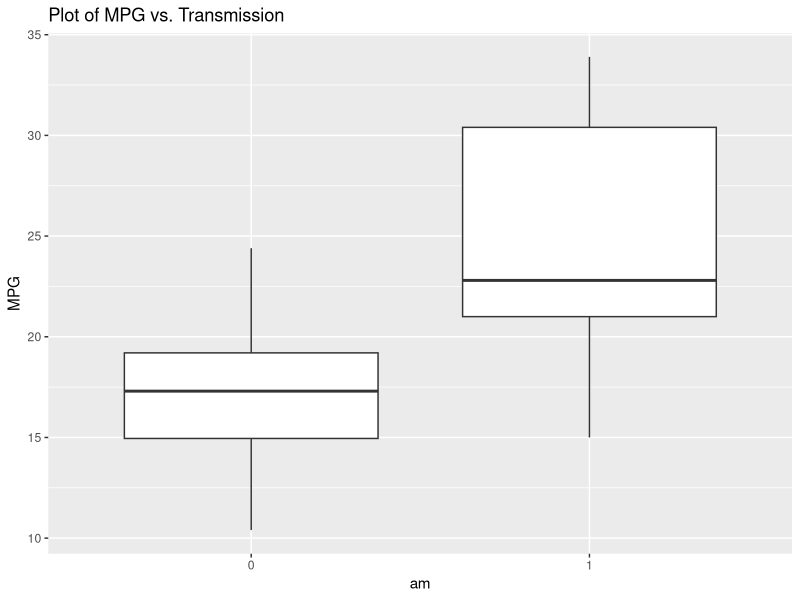
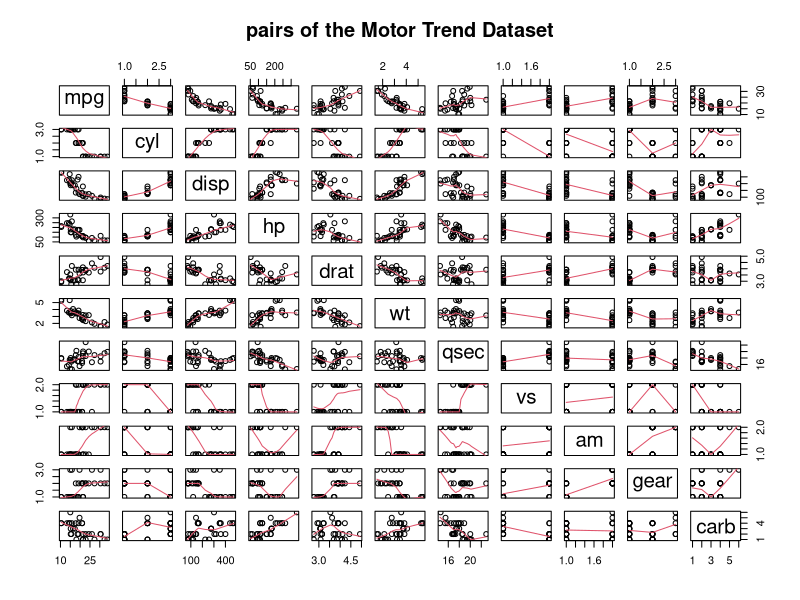
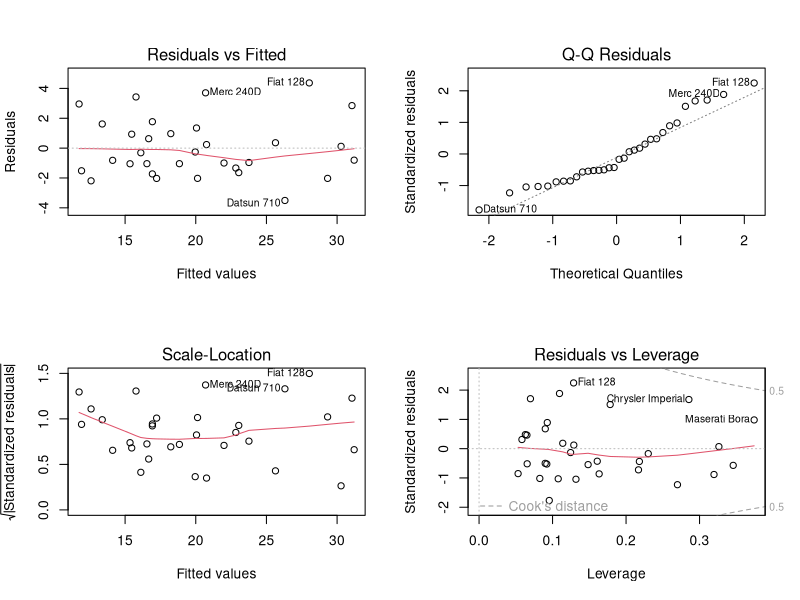

Write the R code that produced these figures, in order.
## ---- chunk 1
knitr::opts_chunk$set(echo = TRUE)
## ---- chunk 2
rm(list = ls())
# loading required packages
library(ggplot2)
## ---- chunk 3
data("mtcars")
head(mtcars, 2)
mtc <- mtcars
#convert the tyes of the required variables
mtc$am <- factor(mtc$am)
mtc$cyl <- factor(mtc$cyl)
mtc$vs <- factor(mtc$vs)
mtc$gear <- factor(mtc$gear)
mtc$carb <- factor(mtc$carb)
## ---- chunk 4
fit <- lm(mpg~am, data = mtc)
coef(summary(fit))
## ---- chunk 5
confint(fit)
## ---- chunk 6
fullfit <- lm(mpg~.,  data = mtc); summary(fullfit)
## ---- chunk 7
modelBest <- step(fullfit, k = log(nrow(mtc)), trace = F)
summary(modelBest)
## ---- chunk 8
fit1 <- lm(mpg~wt, data= mtc);fit2 <- update(fit1, mpg~wt+qsec)
fit3 <- update(fit2, mpg~wt+qsec+am)
anova(fit1, fit2, fit3)
## ---- chunk 9
fit4 <- lm(mpg~ wt+qsec+am+wt:am, data = mtc); summary(fit4)
## ---- chunk 10
compareTompg <- function(variable){
ggplot(data = mtc)+geom_boxplot(mapping = aes_string(variable, "mpg"))+
    labs(x= variable, y= "MPG", title= "Plot of MPG vs. Transmission")}
compareTompg("am")
## ---- chunk 11
pairs(mtc, panel = panel.smooth,main= "pairs of the Motor Trend Dataset")
## ---- chunk 12
par(mfrow=c(2,2)); plot(fit4)
